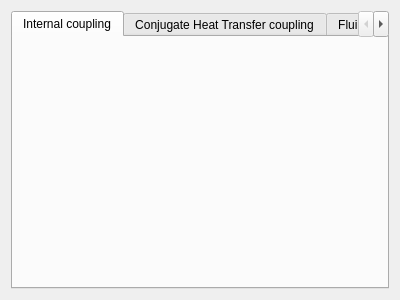
<?xml version="1.0" encoding="UTF-8"?>
<ui version="4.0">
 <class>CouplingParametersForm</class>
 <widget class="QWidget" name="CouplingParametersForm">
  <property name="geometry">
   <rect>
    <x>0</x>
    <y>0</y>
    <width>400</width>
    <height>300</height>
   </rect>
  </property>
  <property name="windowTitle">
   <string>Form</string>
  </property>
  <layout class="QGridLayout" name="gridLayout">
   <item row="1" column="0">
    <widget class="QTabWidget" name="couplingModelsTabWidget">
     <property name="currentIndex">
      <number>0</number>
     </property>
     <widget class="InternalCouplingView" name="internalCouplingTab">
      <attribute name="title">
       <string>Internal coupling</string>
      </attribute>
     </widget>
     <widget class="ConjugateHeatTransferView" name="conjugateHeatTransferTab">
      <attribute name="title">
       <string>Conjugate Heat Transfer coupling</string>
      </attribute>
     </widget>
     <widget class="FluidStructureInteractionView" name="fluidStructureInteractionTab">
      <attribute name="title">
       <string>Fluid structure interaction</string>
      </attribute>
     </widget>
     <widget class="CathareCouplingView" name="cathareCouplingTab">
      <attribute name="title">
       <string>Cathare coupling</string>
      </attribute>
     </widget>
    </widget>
   </item>
  </layout>
 </widget>
 <customwidgets>
  <customwidget>
   <class>InternalCouplingView</class>
   <extends>QWidget</extends>
   <header location="global">InternalCouplingView.h</header>
   <container>1</container>
  </customwidget>
  <customwidget>
   <class>ConjugateHeatTransferView</class>
   <extends>QWidget</extends>
   <header location="global">ConjugateHeatTransferView.h</header>
   <container>1</container>
  </customwidget>
  <customwidget>
   <class>FluidStructureInteractionView</class>
   <extends>QWidget</extends>
   <header>FluidStructureInteractionView.h</header>
   <container>1</container>
  </customwidget>
  <customwidget>
   <class>CathareCouplingView</class>
   <extends>QWidget</extends>
   <header>CathareCouplingView.h</header>
   <container>1</container>
  </customwidget>
 </customwidgets>
 <resources/>
 <connections/>
</ui>
